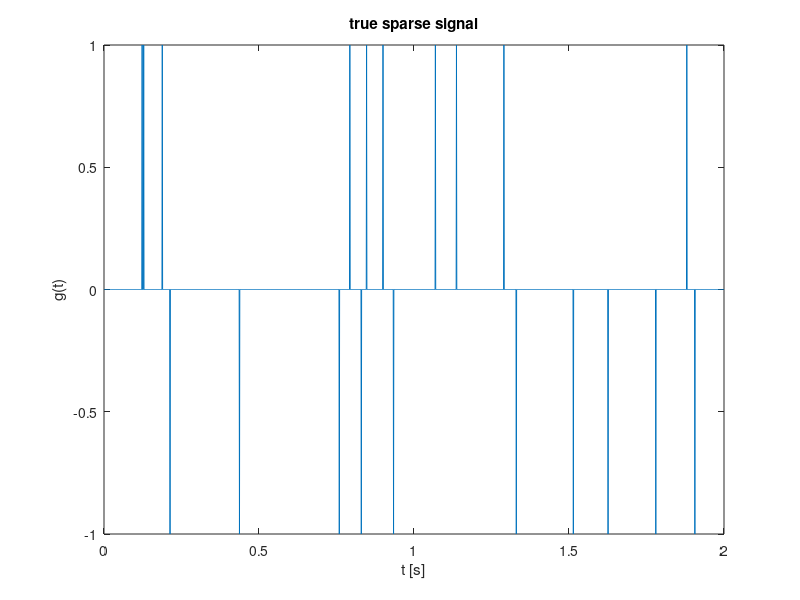
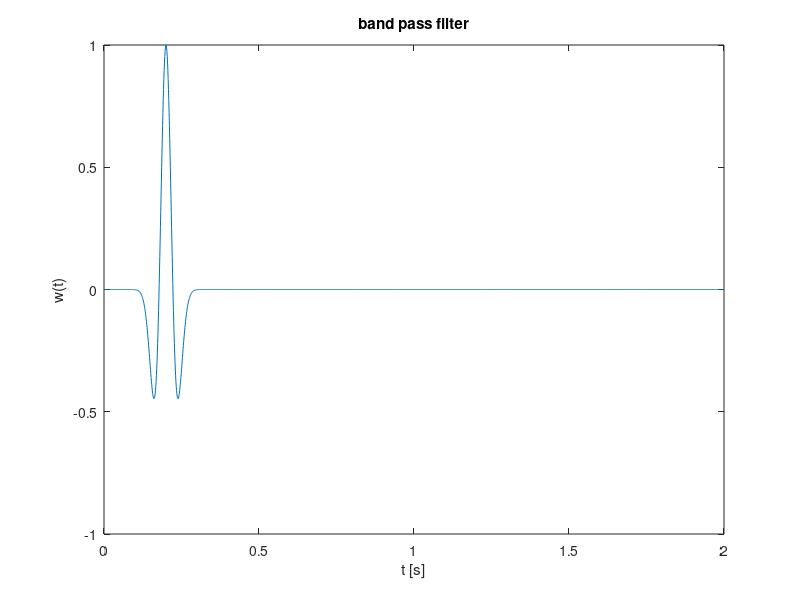

These charts were generated, in order, by the following MATLAB code: (Note: this script raises an error after producing the figures.)
%% add working path of tools and functions
%% add tools
cd ../../../../../../functions/
addpath(genpath(pwd))
cd ../experiments/help_spgl1/modifying/task16bpdn/seismic/deconvolution/



%% problem setting
% time axis
t = [0:.001:2]';
N = length(t);

% true signal g has approx k spikes with random amplitudes
k = 20;
g = zeros(N,1);
g(randi(N,k,1)) = sign(randn(k,1));%randn(k,1);

% filter
w = (1-2*1e3*(t-.2).^2).*exp(-1e3*(t-.2).^2);

% plot
figure;
plot(t,g);
xlabel('t [s]');ylabel('g(t)');
title('true sparse signal')

figure;
plot(t,w);
xlabel('t [s]');ylabel('w(t)');
title('band pass filter')


% fourier transform of w
wf = fft(w);

% SPOT operator to perform convolution.
C = opDFT(N)'*opDiag(wf)*opDFT(N);
f = C*g;

% plot
figure;
plot(t,f);
xlabel('t [s]');ylabel('f(t)');
title('convolution result')




%% spgl1 and pqnl1
    %% lasso
    opts.iterations = 100;
    tau = norm(g,1);

    [x_spg,r_spg,g_spg,info_spg] = spgl1(C, f, tau, [], zeros(size(g)), opts);
    opts.iterations = 50;
    [x_pqn,r_pqn,g_pqn,info_pqn] = pqnl1_2(C, f, tau, [], zeros(size(g)), opts);

    figure; 
    subplot(3,1,1); plot(g); title('original sparse signal')
    subplot(3,1,2); plot(x_spg);title('x_spg')
    subplot(3,1,3); plot(x_pqn);title('x_pqn')
    
    %% BPDN
    % noisy signal
    f = C*g+ 1e-3*randn(N,1);

    % plot
    figure;
    plot(t,f);
    xlabel('t [s]');ylabel('f(t)');
    title('convolution result')
    
    opts.iterations = 500;
    
    opts.fid = fopen('spg2.txt','w');
    [x_spg,r_spg,g_spg,info_spg] = spgl1(C, f, 0, 1e-3, zeros(size(g)), opts);
    opts.fid = fopen('pqn2.txt','w');
    sigma_ref = info_spg.rNorm;
    [x_pqn,r_pqn,g_pqn,info_pqn] = pqnl1_2(C, f, 0, 1-3, zeros(size(g)), opts,sigma_ref);

    save info2 info_spg info_pqn
    
    h = figure; 
    subplot(3,1,1); plot(g); title('original sparse signal');axis tight;
    subplot(3,1,2); plot(x_spg);title('x_spg');axis tight;
    subplot(3,1,3); plot(x_pqn);title('x_pqn');axis tight;
    saveas(h,'deconvolution result2.jpg');
   
    h = figure('Name','Solution paths');
    plot(info_spg.xNorm1,info_spg.rNorm2,info_pqn.xNorm1,info_pqn.rNorm2);hold on
    scatter(info_spg.xNorm1,info_spg.rNorm2);
    scatter(info_pqn.xNorm1,info_pqn.rNorm2);hold off
    legend('spg','pqn')
    axis tight
    saveas(h,'solution path2.jpg');


    

